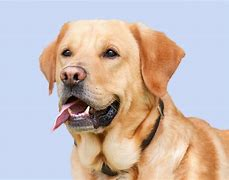
#> input picture Images/dog.jpg, 229 x 180 px
$ python '3. Resizing & cropping.py'
#> lines starting #> are read from the running program, lines starting #| are printed output that depends on the picture
# Resizing the image
import cv2

img = cv2.imread('Images/dog.jpg')
#> img is the input picture: shape (180, 229, 3); mean B, G, R 180.6, 186.3, 201.8
print(img.shape)
#| (180, 229, 3)

resize_img = cv2.resize(img, (150, 125))
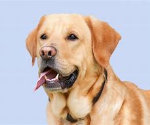
#> resize_img: shape (125, 150, 3); mean B, G, R 180.5, 186.2, 201.7
print(resize_img.shape)
#| (125, 150, 3)

cv2.imshow('image', img)
cv2.imshow('resized_image', resize_img)


# Cropping the image
cropped_img = img[0:130, 50:200]
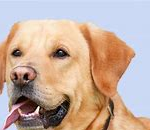
#> cropped_img: shape (130, 150, 3); mean B, G, R 158.3, 172.5, 197.4

cv2.imshow('cropped_image', cropped_img)
cv2.waitKey(0)
